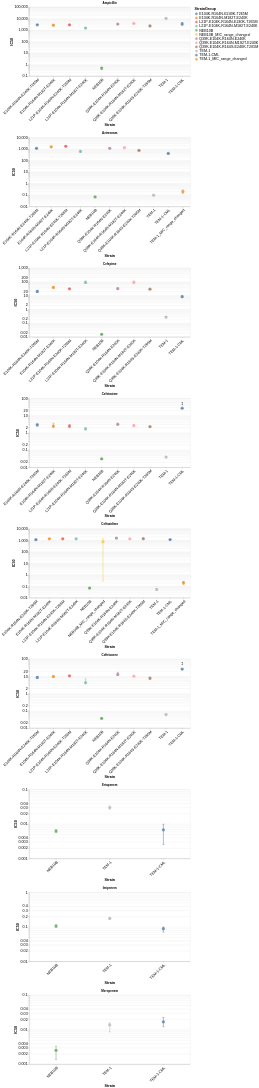

Here is the notebook cell this chart was saved with:
### Code cell
#### Graphes the IC50 values for each with a confindence interval
    ### looks like it pulls growth_features

final_chart = alt.vconcat()
for drug in sorted(growth_features['Antibiotic'].unique()):
    select_cols = ['Strain','Antibiotic','Status','IC50','IC50_ci_lower','IC50_ci_upper', 'insufficient_drug']
    filtered_growth_features = growth_features[select_cols]
    filtered_growth_features = filtered_growth_features.query(f'Antibiotic == "{drug}" & Status == "PASS"')
    filtered_growth_features['StrainGroup'] = filtered_growth_features['Strain']#.str.extract(r'(\D+)')

    base = alt.Chart(filtered_growth_features).encode(
        x=alt.X('Strain', axis=alt.Axis(labelAngle=-45, labelLimit=0)),
    ).properties(width=700, height=300)

    ic50 = base.encode(
        y=alt.Y('IC50:Q', scale=alt.Scale(type="log")),
        color=alt.Color("StrainGroup:N")
    ).mark_point(filled=True, size=200)

    error_bars = base.mark_errorbar(ticks=True, size=10, thickness=2).encode(
        alt.Y("IC50_ci_lower:Q", scale=alt.Scale(type="log")).title('IC50'),
        alt.Y2("IC50_ci_upper:Q"),
        color='StrainGroup'
    )

    # Create a dagger symbol on the bars with insufficient_drug flag is true
    dagger = base.mark_text(align='center', baseline='middle', fontSize=14, color='black', fontWeight='bold', dy=-20, dx=0).encode(
        y=alt.Y('IC50'),
        text=alt.condition(
            alt.datum.insufficient_drug, if_true=alt.value("‡"), if_false=alt.value("")
            )
    )

    layered_chart = alt.layer(ic50, error_bars, dagger).properties(title=drug)
    final_chart &= layered_chart

final_chart = final_chart.resolve_scale(y='independent', x='independent').configure_axis(
    labelFontSize=16,
    titleFontSize=16,
).configure_title(
    fontSize=16,
    anchor='middle',
).configure_legend(
    titleFontSize=16,
    labelFontSize=16,
    labelLimit=0,
    symbolLimit=50,
)

final_chart = final_chart.configure_title(anchor='middle')
final_chart.save(PROJECT_PATH / PROJECT_ID / 'figures' / f'IC50 combined.png', scale_factor=2)
final_chart.show()

### Figure 1 — Vega-Lite specification as saved in the notebook (floating-point values rounded to 4 significant figures)
{"config": {"view": {"continuousWidth": 300, "continuousHeight": 300}, "axis": {"labelFontSize": 16, "titleFontSize": 16}, "legend": {"labelFontSize": 16, "labelLimit": 0, "symbolLimit": 50, "titleFontSize": 16}, "title": {"anchor": "middle"}}, "vconcat": [{"layer": [{"mark": {"type": "point", "filled": true, "size": 200}, "encoding": {"color": {"field": "StrainGroup", "type": "nominal"}, "x": {"axis": {"labelAngle": -45, "labelLimit": 0}, "field": "Strain", "type": "nominal"}, "y": {"field": "IC50", "scale": {"type": "log"}, "type": "quantitative"}}}, {"mark": {"type": "errorbar", "size": 10, "thickness": 2, "ticks": true}, "encoding": {"color": {"field": "StrainGroup", "type": "nominal"}, "x": {"axis": {"labelAngle": -45, "labelLimit": 0}, "field": "Strain", "type": "nominal"}, "y": {"field": "IC50_ci_lower", "scale": {"type": "log"}, "title": "IC50", "type": "quantitative"}, "y2": {"field": "IC50_ci_upper"}}}, {"mark": {"type": "text", "align": "center", "baseline": "middle", "color": "black", "dx": 0, "dy": -20, "fontSize": 14, "fontWeight": "bold"}, "encoding": {"text": {"condition": {"test": "datum.insufficient_drug", "value": "‡"}, "value": ""}, "x": {"axis": {"labelAngle": -45, "labelLimit": 0}, "field": "Strain", "type": "nominal"}, "y": {"field": "IC50", "type": "quantitative"}}}], "height": 300, "title": "Ampicillin", "width": 700}, {"layer": [{"mark": {"type": "point", "filled": true, "size": 200}, "encoding": {"color": {"field": "StrainGroup", "type": "nominal"}, "x": {"axis": {"labelAngle": -45, "labelLimit": 0}, "field": "Strain", "type": "nominal"}, "y": {"field": "IC50", "scale": {"type": "log"}, "type": "quantitative"}}}, {"mark": {"type": "errorbar", "size": 10, "thickness": 2, "ticks": true}, "encoding": {"color": {"field": "StrainGroup", "type": "nominal"}, "x": {"axis": {"labelAngle": -45, "labelLimit": 0}, "field": "Strain", "type": "nominal"}, "y": {"field": "IC50_ci_lower", "scale": {"type": "log"}, "title": "IC50", "type": "quantitative"}, "y2": {"field": "IC50_ci_upper"}}}, {"mark": {"type": "text", "align": "center", "baseline": "middle", "color": "black", "dx": 0, "dy": -20, "fontSize": 14, "fontWeight": "bold"}, "encoding": {"text": {"condition": {"test": "datum.insufficient_drug", "value": "‡"}, "value": ""}, "x": {"axis": {"labelAngle": -45, "labelLimit": 0}, "field": "Strain", "type": "nominal"}, "y": {"field": "IC50", "type": "quantitative"}}}], "data": {"name": "data-9d7eef9804a2f87805f501f404679a8c"}, "height": 300, "title": "Aztreonam", "width": 700}, {"layer": [{"mark": {"type": "point", "filled": true, "size": 200}, "encoding": {"color": {"field": "StrainGroup", "type": "nominal"}, "x": {"axis": {"labelAngle": -45, "labelLimit": 0}, "field": "Strain", "type": "nominal"}, "y": {"field": "IC50", "scale": {"type": "log"}, "type": "quantitative"}}}, {"mark": {"type": "errorbar", "size": 10, "thickness": 2, "ticks": true}, "encoding": {"color": {"field": "StrainGroup", "type": "nominal"}, "x": {"axis": {"labelAngle": -45, "labelLimit": 0}, "field": "Strain", "type": "nominal"}, "y": {"field": "IC50_ci_lower", "scale": {"type": "log"}, "title": "IC50", "type": "quantitative"}, "y2": {"field": "IC50_ci_upper"}}}, {"mark": {"type": "text", "align": "center", "baseline": "middle", "color": "black", "dx": 0, "dy": -20, "fontSize": 14, "fontWeight": "bold"}, "encoding": {"text": {"condition": {"test": "datum.insufficient_drug", "value": "‡"}, "value": ""}, "x": {"axis": {"labelAngle": -45, "labelLimit": 0}, "field": "Strain", "type": "nominal"}, "y": {"field": "IC50", "type": "quantitative"}}}], "data": {"name": "data-707dd81d335b2438f5573a5fe9efef8d"}, "height": 300, "title": "Cefepime", "width": 700}, {"layer": [{"mark": {"type": "point", "filled": true, "size": 200}, "encoding": {"color": {"field": "StrainGroup", "type": "nominal"}, "x": {"axis": {"labelAngle": -45, "labelLimit": 0}, "field": "Strain", "type": "nominal"}, "y": {"field": "IC50", "scale": {"type": "log"}, "type": "quantitative"}}}, {"mark": {"type": "errorbar", "size": 10, "thickness": 2, "ticks": true}, "encoding": {"color": {"field": "StrainGroup", "type": "nominal"}, "x": {"axis": {"labelAngle": -45, "labelLimit": 0}, "field": "Strain", "type": "nominal"}, "y": {"field": "IC50_ci_lower", "scale": {"type": "log"}, "title": "IC50", "type": "quantitative"}, "y2": {"field": "IC50_ci_upper"}}}, {"mark": {"type": "text", "align": "center", "baseline": "middle", "color": "black", "dx": 0, "dy": -20, "fontSize": 14, "fontWeight": "bold"}, "encoding": {"text": {"condition": {"test": "datum.insufficient_drug", "value": "‡"}, "value": ""}, "x": {"axis": {"labelAngle": -45, "labelLimit": 0}, "field": "Strain", "type": "nominal"}, "y": {"field": "IC50", "type": "quantitative"}}}], "data": {"name": "data-8c4e6114e4aae5102ab9148e56f833ce"}, "height": 300, "title": "Cefotaxime", "width": 700}, {"layer": [{"mark": {"type": "point", "filled": true, "size": 200}, "encoding": {"color": {"field": "StrainGroup", "type": "nominal"}, "x": {"axis": {"labelAngle": -45, "labelLimit": 0}, "field": "Strain", "type": "nominal"}, "y": {"field": "IC50", "scale": {"type": "log"}, "type": "quantitative"}}}, {"mark": {"type": "errorbar", "size": 10, "thickness": 2, "ticks": true}, "encoding": {"color": {"field": "StrainGroup", "type": "nominal"}, "x": {"axis": {"labelAngle": -45, "labelLimit": 0}, "field": "Strain", "type": "nominal"}, "y": {"field": "IC50_ci_lower", "scale": {"type": "log"}, "title": "IC50", "type": "quantitative"}, "y2": {"field": "IC50_ci_upper"}}}, {"mark": {"type": "text", "align": "center", "baseline": "middle", "color": "black", "dx": 0, "dy": -20, "fontSize": 14, "fontWeight": "bold"}, "encoding": {"text": {"condition": {"test": "datum.insufficient_drug", "value": "‡"}, "value": ""}, "x": {"axis": {"labelAngle": -45, "labelLimit": 0}, "field": "Strain", "type": "nominal"}, "y": {"field": "IC50", "type": "quantitative"}}}], "data": {"name": "data-af6c6a22333da95b7aa9a5d14e385fab"}, "height": 300, "title": "Ceftazidime", "width": 700}, {"layer": [{"mark": {"type": "point", "filled": true, "size": 200}, "encoding": {"color": {"field": "StrainGroup", "type": "nominal"}, "x": {"axis": {"labelAngle": -45, "labelLimit": 0}, "field": "Strain", "type": "nominal"}, "y": {"field": "IC50", "scale": {"type": "log"}, "type": "quantitative"}}}, {"mark": {"type": "errorbar", "size": 10, "thickness": 2, "ticks": true}, "encoding": {"color": {"field": "StrainGroup", "type": "nominal"}, "x": {"axis": {"labelAngle": -45, "labelLimit": 0}, "field": "Strain", "type": "nominal"}, "y": {"field": "IC50_ci_lower", "scale": {"type": "log"}, "title": "IC50", "type": "quantitative"}, "y2": {"field": "IC50_ci_upper"}}}, {"mark": {"type": "text", "align": "center", "baseline": "middle", "color": "black", "dx": 0, "dy": -20, "fontSize": 14, "fontWeight": "bold"}, "encoding": {"text": {"condition": {"test": "datum.insufficient_drug", "value": "‡"}, "value": ""}, "x": {"axis": {"labelAngle": -45, "labelLimit": 0}, "field": "Strain", "type": "nominal"}, "y": {"field": "IC50", "type": "quantitative"}}}], "data": {"name": "data-84802fc339e57eb0d1e36890017e9031"}, "height": 300, "title": "Ceftriaxone", "width": 700}, {"layer": [{"mark": {"type": "point", "filled": true, "size": 200}, "encoding": {"color": {"field": "StrainGroup", "type": "nominal"}, "x": {"axis": {"labelAngle": -45, "labelLimit": 0}, "field": "Strain", "type": "nominal"}, "y": {"field": "IC50", "scale": {"type": "log"}, "type": "quantitative"}}}, {"mark": {"type": "errorbar", "size": 10, "thickness": 2, "ticks": true}, "encoding": {"color": {"field": "StrainGroup", "type": "nominal"}, "x": {"axis": {"labelAngle": -45, "labelLimit": 0}, "field": "Strain", "type": "nominal"}, "y": {"field": "IC50_ci_lower", "scale": {"type": "log"}, "title": "IC50", "type": "quantitative"}, "y2": {"field": "IC50_ci_upper"}}}, {"mark": {"type": "text", "align": "center", "baseline": "middle", "color": "black", "dx": 0, "dy": -20, "fontSize": 14, "fontWeight": "bold"}, "encoding": {"text": {"condition": {"test": "datum.insufficient_drug", "value": "‡"}, "value": ""}, "x": {"axis": {"labelAngle": -45, "labelLimit": 0}, "field": "Strain", "type": "nominal"}, "y": {"field": "IC50", "type": "quantitative"}}}], "data": {"name": "data-e10fef57688aab96952ba0913d02aad6"}, "height": 300, "title": "Ertapenem", "width": 700}, {"layer": [{"mark": {"type": "point", "filled": true, "size": 200}, "encoding": {"color": {"field": "StrainGroup", "type": "nominal"}, "x": {"axis": {"labelAngle": -45, "labelLimit": 0}, "field": "Strain", "type": "nominal"}, "y": {"field": "IC50", "scale": {"type": "log"}, "type": "quantitative"}}}, {"mark": {"type": "errorbar", "size": 10, "thickness": 2, "ticks": true}, "encoding": {"color": {"field": "StrainGroup", "type": "nominal"}, "x": {"axis": {"labelAngle": -45, "labelLimit": 0}, "field": "Strain", "type": "nominal"}, "y": {"field": "IC50_ci_lower", "scale": {"type": "log"}, "title": "IC50", "type": "quantitative"}, "y2": {"field": "IC50_ci_upper"}}}, {"mark": {"type": "text", "align": "center", "baseline": "middle", "color": "black", "dx": 0, "dy": -20, "fontSize": 14, "fontWeight": "bold"}, "encoding": {"text": {"condition": {"test": "datum.insufficient_drug", "value": "‡"}, "value": ""}, "x": {"axis": {"labelAngle": -45, "labelLimit": 0}, "field": "Strain", "type": "nominal"}, "y": {"field": "IC50", "type": "quantitative"}}}], "data": {"name": "data-feba8899e174ce95b8a8ae3b0340c3e7"}, "height": 300, "title": "Imipenem", "width": 700}, {"layer": [{"mark": {"type": "point", "filled": true, "size": 200}, "encoding": {"color": {"field": "StrainGroup", "type": "nominal"}, "x": {"axis": {"labelAngle": -45, "labelLimit": 0}, "field": "Strain", "type": "nominal"}, "y": {"field": "IC50", "scale": {"type": "log"}, "type": "quantitative"}}}, {"mark": {"type": "errorbar", "size": 10, "thickness": 2, "ticks": true}, "encoding": {"color": {"field": "StrainGroup", "type": "nominal"}, "x": {"axis": {"labelAngle": -45, "labelLimit": 0}, "field": "Strain", "type": "nominal"}, "y": {"field": "IC50_ci_lower", "scale": {"type": "log"}, "title": "IC50", "type": "quantitative"}, "y2": {"field": "IC50_ci_upper"}}}, {"mark": {"type": "text", "align": "center", "baseline": "middle", "color": "black", "dx": 0, "dy": -20, "fontSize": 14, "fontWeight": "bold"}, "encoding": {"text": {"condition": {"test": "datum.insufficient_drug", "value": "‡"}, "value": ""}, "x": {"axis": {"labelAngle": -45, "labelLimit": 0}, "field": "Strain", "type": "nominal"}, "y": {"field": "IC50", "type": "quantitative"}}}], "data": {"name": "data-6974a293d837c1ff70008d1312c07e5e"}, "height": 300, "title": "Meropenem", "width": 700}], "data": {"name": "data-2188cb482ac7347aaed877fb1ebbd3ae"}, "resolve": {"scale": {"x": "independent", "y": "independent"}}, "$schema": "https://vega.github.io/schema/vega-lite/v6.1.0.json", "datasets": {"data-2188cb482ac7347aaed877fb1ebbd3ae": [{"Strain": "NEB10B", "Antibiotic": "Ampicillin", "Status": "PASS", "IC50": 0.5034, "IC50_ci_lower": 0.3741, "IC50_ci_upper": 0.6077, "insufficient_drug": false, "StrainGroup": "NEB10B"}, {"Strain": "TEM-1", "Antibiotic": "Ampicillin", "Status": "PASS", "IC50": 10320.0, "IC50_ci_lower": 9399.0, "IC50_ci_upper": 11740.0, "insufficient_drug": false, "StrainGroup": "TEM-1"}, {"Strain": "TEM-1-CML", "Antibiotic": "Ampicillin", "Status": "PASS", "IC50": 3437.0, "IC50_ci_lower": 2693.0, "IC50_ci_upper": 4810.0, "insufficient_drug": false, "StrainGroup": "TEM-1-CML"}, {"Strain": "E104K-R164N-M182T-E240K", "Antibiotic": "Ampicillin", "Status": "PASS", "IC50": 2675.0, "IC50_ci_lower": 2472.0, "IC50_ci_upper": 2894.0, "insufficient_drug": false, "StrainGroup": "E104K-R164N-M182T-E240K"}, {"Strain": "L21P-E104K-R164N-E240K-T265M", "Antibiotic": "Ampicillin", "Status": "PASS", "IC50": 2921.0, "IC50_ci_lower": 2602.0, "IC50_ci_upper": 3280.0, "insufficient_drug": false, "StrainGroup": "L21P-E104K-R164N-E240K-T265M"}, {"Strain": "Q39K-E104K-R164S-E240K-T265M", "Antibiotic": "Ampicillin", "Status": "PASS", "IC50": 2340.0, "IC50_ci_lower": 2161.0, "IC50_ci_upper": 2508.0, "insufficient_drug": false, "StrainGroup": "Q39K-E104K-R164S-E240K-T265M"}, {"Strain": "E104K-R164N-E240K-T265M", "Antibiotic": "Ampicillin", "Status": "PASS", "IC50": 2922.0, "IC50_ci_lower": 2873.0, "IC50_ci_upper": 2966.0, "insufficient_drug": false, "StrainGroup": "E104K-R164N-E240K-T265M"}, {"Strain": "Q39K-E104K-R164N-E240K", "Antibiotic": "Ampicillin", "Status": "PASS", "IC50": 3379.0, "IC50_ci_lower": 3316.0, "IC50_ci_upper": 3423.0, "insufficient_drug": false, "StrainGroup": "Q39K-E104K-R164N-E240K"}, {"Strain": "Q39K-E104K-R164N-M182T-E240K", "Antibiotic": "Ampicillin", "Status": "PASS", "IC50": 3830.0, "IC50_ci_lower": 3580.0, "IC50_ci_upper": 4039.0, "insufficient_drug": false, "StrainGroup": "Q39K-E104K-R164N-M182T-E240K"}, {"Strain": "L21P-E104K-R164N-M182T-E240K", "Antibiotic": "Ampicillin", "Status": "PASS", "IC50": 1503.0, "IC50_ci_lower": 1420.0, "IC50_ci_upper": 1619.0, "insufficient_drug": false, "StrainGroup": "L21P-E104K-R164N-M182T-E240K"}], "data-9d7eef9804a2f87805f501f404679a8c": [{"Strain": "TEM-1_MIC_range_changed", "Antibiotic": "Aztreonam", "Status": "PASS", "IC50": 0.2013, "IC50_ci_lower": 0.1335, "IC50_ci_upper": 0.2814, "insufficient_drug": false, "StrainGroup": "TEM-1_MIC_range_changed"}, {"Strain": "TEM-1-CML", "Antibiotic": "Aztreonam", "Status": "PASS", "IC50": 411.8, "IC50_ci_lower": 404.1, "IC50_ci_upper": 418.5, "insufficient_drug": false, "StrainGroup": "TEM-1-CML"}, {"Strain": "E104K-R164N-M182T-E240K", "Antibiotic": "Aztreonam", "Status": "PASS", "IC50": 1543.0, "IC50_ci_lower": 1388.0, "IC50_ci_upper": 1653.0, "insufficient_drug": false, "StrainGroup": "E104K-R164N-M182T-E240K"}, {"Strain": "L21P-E104K-R164N-E240K-T265M", "Antibiotic": "Aztreonam", "Status": "PASS", "IC50": 1745.0, "IC50_ci_lower": 1637.0, "IC50_ci_upper": 1897.0, "insufficient_drug": false, "StrainGroup": "L21P-E104K-R164N-E240K-T265M"}, {"Strain": "Q39K-E104K-R164S-E240K-T265M", "Antibiotic": "Aztreonam", "Status": "PASS", "IC50": 759.6, "IC50_ci_lower": 735.7, "IC50_ci_upper": 782.6, "insufficient_drug": false, "StrainGroup": "Q39K-E104K-R164S-E240K-T265M"}, {"Strain": "E104K-R164N-E240K-T265M", "Antibiotic": "Aztreonam", "Status": "PASS", "IC50": 1143.0, "IC50_ci_lower": 1071.0, "IC50_ci_upper": 1238.0, "insufficient_drug": false, "StrainGroup": "E104K-R164N-E240K-T265M"}, {"Strain": "Q39K-E104K-R164N-E240K", "Antibiotic": "Aztreonam", "Status": "PASS", "IC50": 1152.0, "IC50_ci_lower": 1139.0, "IC50_ci_upper": 1255.0, "insufficient_drug": false, "StrainGroup": "Q39K-E104K-R164N-E240K"}, {"Strain": "Q39K-E104K-R164N-M182T-E240K", "Antibiotic": "Aztreonam", "Status": "PASS", "IC50": 1298.0, "IC50_ci_lower": 1236.0, "IC50_ci_upper": 1351.0, "insufficient_drug": false, "StrainGroup": "Q39K-E104K-R164N-M182T-E240K"}, {"Strain": "L21P-E104K-R164N-M182T-E240K", "Antibiotic": "Aztreonam", "Status": "PASS", "IC50": 619.8, "IC50_ci_lower": 534.6, "IC50_ci_upper": 728.1, "insufficient_drug": false, "StrainGroup": "L21P-E104K-R164N-M182T-E240K"}, {"Strain": "NEB10B", "Antibiotic": "Aztreonam", "Status": "PASS", "IC50": 0.06923, "IC50_ci_lower": 0.06534, "IC50_ci_upper": 0.07259, "insufficient_drug": false, "StrainGroup": "NEB10B"}, {"Strain": "TEM-1", "Antibiotic": "Aztreonam", "Status": "PASS", "IC50": 0.09649, "IC50_ci_lower": 0.08719, "IC50_ci_upper": 0.1009, "insufficient_drug": false, "StrainGroup": "TEM-1"}], "data-707dd81d335b2438f5573a5fe9efef8d": [{"Strain": "NEB10B", "Antibiotic": "Cefepime", "Status": "PASS", "IC50": 0.01546, "IC50_ci_lower": 0.01433, "IC50_ci_upper": 0.01653, "insufficient_drug": false, "StrainGroup": "NEB10B"}, {"Strain": "TEM-1", "Antibiotic": "Cefepime", "Status": "PASS", "IC50": 0.2739, "IC50_ci_lower": 0.2325, "IC50_ci_upper": 0.3182, "insufficient_drug": false, "StrainGroup": "TEM-1"}, {"Strain": "TEM-1-CML", "Antibiotic": "Cefepime", "Status": "PASS", "IC50": 8.351, "IC50_ci_lower": 7.582, "IC50_ci_upper": 9.469, "insufficient_drug": false, "StrainGroup": "TEM-1-CML"}, {"Strain": "E104K-R164N-M182T-E240K", "Antibiotic": "Cefepime", "Status": "PASS", "IC50": 39.07, "IC50_ci_lower": 35.49, "IC50_ci_upper": 43.35, "insufficient_drug": false, "StrainGroup": "E104K-R164N-M182T-E240K"}, {"Strain": "L21P-E104K-R164N-E240K-T265M", "Antibiotic": "Cefepime", "Status": "PASS", "IC50": 30.84, "IC50_ci_lower": 29.23, "IC50_ci_upper": 32.35, "insufficient_drug": false, "StrainGroup": "L21P-E104K-R164N-E240K-T265M"}, {"Strain": "Q39K-E104K-R164S-E240K-T265M", "Antibiotic": "Cefepime", "Status": "PASS", "IC50": 29.18, "IC50_ci_lower": 27.55, "IC50_ci_upper": 30.98, "insufficient_drug": false, "StrainGroup": "Q39K-E104K-R164S-E240K-T265M"}, {"Strain": "E104K-R164N-E240K-T265M", "Antibiotic": "Cefepime", "Status": "PASS", "IC50": 19.68, "IC50_ci_lower": 16.13, "IC50_ci_upper": 23.52, "insufficient_drug": false, "StrainGroup": "E104K-R164N-E240K-T265M"}, {"Strain": "Q39K-E104K-R164N-E240K", "Antibiotic": "Cefepime", "Status": "PASS", "IC50": 31.69, "IC50_ci_lower": 28.74, "IC50_ci_upper": 35.93, "insufficient_drug": false, "StrainGroup": "Q39K-E104K-R164N-E240K"}, {"Strain": "Q39K-E104K-R164N-M182T-E240K", "Antibiotic": "Cefepime", "Status": "PASS", "IC50": 90.04, "IC50_ci_lower": 72.32, "IC50_ci_upper": 114.4, "insufficient_drug": false, "StrainGroup": "Q39K-E104K-R164N-M182T-E240K"}, {"Strain": "L21P-E104K-R164N-M182T-E240K", "Antibiotic": "Cefepime", "Status": "PASS", "IC50": 90.04, "IC50_ci_lower": 72.32, "IC50_ci_upper": 114.4, "insufficient_drug": false, "StrainGroup": "L21P-E104K-R164N-M182T-E240K"}], "data-8c4e6114e4aae5102ab9148e56f833ce": [{"Strain": "NEB10B", "Antibiotic": "Cefotaxime", "Status": "PASS", "IC50": 0.0315, "IC50_ci_lower": 0.02826, "IC50_ci_upper": 0.0343, "insufficient_drug": false, "StrainGroup": "NEB10B"}, {"Strain": "TEM-1", "Antibiotic": "Cefotaxime", "Status": "PASS", "IC50": 0.03972, "IC50_ci_lower": 0.03715, "IC50_ci_upper": 0.04187, "insufficient_drug": false, "StrainGroup": "TEM-1"}, {"Strain": "TEM-1-CML", "Antibiotic": "Cefotaxime", "Status": "PASS", "IC50": 26.79, "IC50_ci_lower": 26.79, "IC50_ci_upper": 26.79, "insufficient_drug": true, "StrainGroup": "TEM-1-CML"}, {"Strain": "E104K-R164N-M182T-E240K", "Antibiotic": "Cefotaxime", "Status": "PASS", "IC50": 2.495, "IC50_ci_lower": 2.005, "IC50_ci_upper": 3.693, "insufficient_drug": false, "StrainGroup": "E104K-R164N-M182T-E240K"}, {"Strain": "L21P-E104K-R164N-E240K-T265M", "Antibiotic": "Cefotaxime", "Status": "PASS", "IC50": 2.468, "IC50_ci_lower": 1.996, "IC50_ci_upper": 3.103, "insufficient_drug": false, "StrainGroup": "L21P-E104K-R164N-E240K-T265M"}, {"Strain": "Q39K-E104K-R164S-E240K-T265M", "Antibiotic": "Cefotaxime", "Status": "PASS", "IC50": 2.316, "IC50_ci_lower": 2.114, "IC50_ci_upper": 2.364, "insufficient_drug": false, "StrainGroup": "Q39K-E104K-R164S-E240K-T265M"}, {"Strain": "E104K-R164N-E240K-T265M", "Antibiotic": "Cefotaxime", "Status": "PASS", "IC50": 2.959, "IC50_ci_lower": 2.396, "IC50_ci_upper": 3.071, "insufficient_drug": false, "StrainGroup": "E104K-R164N-E240K-T265M"}, {"Strain": "Q39K-E104K-R164N-E240K", "Antibiotic": "Cefotaxime", "Status": "PASS", "IC50": 3.201, "IC50_ci_lower": 2.724, "IC50_ci_upper": 3.218, "insufficient_drug": false, "StrainGroup": "Q39K-E104K-R164N-E240K"}, {"Strain": "Q39K-E104K-R164N-M182T-E240K", "Antibiotic": "Cefotaxime", "Status": "PASS", "IC50": 2.613, "IC50_ci_lower": 2.342, "IC50_ci_upper": 3.14, "insufficient_drug": false, "StrainGroup": "Q39K-E104K-R164N-M182T-E240K"}, {"Strain": "L21P-E104K-R164N-M182T-E240K", "Antibiotic": "Cefotaxime", "Status": "PASS", "IC50": 1.693, "IC50_ci_lower": 1.54, "IC50_ci_upper": 1.993, "insufficient_drug": false, "StrainGroup": "L21P-E104K-R164N-M182T-E240K"}], "data-af6c6a22333da95b7aa9a5d14e385fab": [{"Strain": "NEB10B_MIC_range_changed", "Antibiotic": "Ceftazidime", "Status": "PASS", "IC50": 745.5, "IC50_ci_lower": 0.2842, "IC50_ci_upper": 1441.0, "insufficient_drug": false, "StrainGroup": "NEB10B_MIC_range_changed"}, {"Strain": "TEM-1_MIC_range_changed", "Antibiotic": "Ceftazidime", "Status": "PASS", "IC50": 0.2046, "IC50_ci_lower": 0.133, "IC50_ci_upper": 0.2709, "insufficient_drug": false, "StrainGroup": "TEM-1_MIC_range_changed"}, {"Strain": "TEM-1-CML", "Antibiotic": "Ceftazidime", "Status": "PASS", "IC50": 1162.0, "IC50_ci_lower": 1140.0, "IC50_ci_upper": 1182.0, "insufficient_drug": false, "StrainGroup": "TEM-1-CML"}, {"Strain": "E104K-R164N-M182T-E240K", "Antibiotic": "Ceftazidime", "Status": "PASS", "IC50": 1350.0, "IC50_ci_lower": 1319.0, "IC50_ci_upper": 1380.0, "insufficient_drug": false, "StrainGroup": "E104K-R164N-M182T-E240K"}, {"Strain": "L21P-E104K-R164N-E240K-T265M", "Antibiotic": "Ceftazidime", "Status": "PASS", "IC50": 1326.0, "IC50_ci_lower": 1284.0, "IC50_ci_upper": 1384.0, "insufficient_drug": false, "StrainGroup": "L21P-E104K-R164N-E240K-T265M"}, {"Strain": "Q39K-E104K-R164S-E240K-T265M", "Antibiotic": "Ceftazidime", "Status": "PASS", "IC50": 1362.0, "IC50_ci_lower": 1294.0, "IC50_ci_upper": 1431.0, "insufficient_drug": false, "StrainGroup": "Q39K-E104K-R164S-E240K-T265M"}, {"Strain": "E104K-R164N-E240K-T265M", "Antibiotic": "Ceftazidime", "Status": "PASS", "IC50": 1119.0, "IC50_ci_lower": 1050.0, "IC50_ci_upper": 1191.0, "insufficient_drug": false, "StrainGroup": "E104K-R164N-E240K-T265M"}, {"Strain": "Q39K-E104K-R164N-E240K", "Antibiotic": "Ceftazidime", "Status": "PASS", "IC50": 1560.0, "IC50_ci_lower": 1459.0, "IC50_ci_upper": 1653.0, "insufficient_drug": false, "StrainGroup": "Q39K-E104K-R164N-E240K"}, {"Strain": "Q39K-E104K-R164N-M182T-E240K", "Antibiotic": "Ceftazidime", "Status": "PASS", "IC50": 1351.0, "IC50_ci_lower": 1294.0, "IC50_ci_upper": 1426.0, "insufficient_drug": false, "StrainGroup": "Q39K-E104K-R164N-M182T-E240K"}, {"Strain": "L21P-E104K-R164N-M182T-E240K", "Antibiotic": "Ceftazidime", "Status": "PASS", "IC50": 1351.0, "IC50_ci_lower": 1294.0, "IC50_ci_upper": 1426.0, "insufficient_drug": false, "StrainGroup": "L21P-E104K-R164N-M182T-E240K"}, {"Strain": "NEB10B", "Antibiotic": "Ceftazidime", "Status": "PASS", "IC50": 0.07, "IC50_ci_lower": 0.06415, "IC50_ci_upper": 0.07478, "insufficient_drug": false, "StrainGroup": "NEB10B"}, {"Strain": "TEM-1", "Antibiotic": "Ceftazidime", "Status": "PASS", "IC50": 0.05257, "IC50_ci_lower": 0.04418, "IC50_ci_upper": 0.06241, "insufficient_drug": false, "StrainGroup": "TEM-1"}], "data-84802fc339e57eb0d1e36890017e9031": [{"Strain": "NEB10B", "Antibiotic": "Ceftriaxone", "Status": "PASS", "IC50": 0.03687, "IC50_ci_lower": 0.03583, "IC50_ci_upper": 0.03818, "insufficient_drug": false, "StrainGroup": "NEB10B"}, {"Strain": "TEM-1", "Antibiotic": "Ceftriaxone", "Status": "PASS", "IC50": 0.06205, "IC50_ci_lower": 0.05581, "IC50_ci_upper": 0.06783, "insufficient_drug": false, "StrainGroup": "TEM-1"}, {"Strain": "TEM-1-CML", "Antibiotic": "Ceftriaxone", "Status": "PASS", "IC50": 26.79, "IC50_ci_lower": 26.79, "IC50_ci_upper": 26.79, "insufficient_drug": true, "StrainGroup": "TEM-1-CML"}, {"Strain": "E104K-R164N-M182T-E240K", "Antibiotic": "Ceftriaxone", "Status": "PASS", "IC50": 9.923, "IC50_ci_lower": 8.631, "IC50_ci_upper": 10.13, "insufficient_drug": false, "StrainGroup": "E104K-R164N-M182T-E240K"}, {"Strain": "L21P-E104K-R164N-E240K-T265M", "Antibiotic": "Ceftriaxone", "Status": "PASS", "IC50": 10.88, "IC50_ci_lower": 10.35, "IC50_ci_upper": 11.27, "insufficient_drug": false, "StrainGroup": "L21P-E104K-R164N-E240K-T265M"}, {"Strain": "Q39K-E104K-R164S-E240K-T265M", "Antibiotic": "Ceftriaxone", "Status": "PASS", "IC50": 8.011, "IC50_ci_lower": 6.546, "IC50_ci_upper": 8.484, "insufficient_drug": false, "StrainGroup": "Q39K-E104K-R164S-E240K-T265M"}, {"Strain": "E104K-R164N-E240K-T265M", "Antibiotic": "Ceftriaxone", "Status": "PASS", "IC50": 8.707, "IC50_ci_lower": 7.596, "IC50_ci_upper": 9.966, "insufficient_drug": false, "StrainGroup": "E104K-R164N-E240K-T265M"}, {"Strain": "Q39K-E104K-R164N-E240K", "Antibiotic": "Ceftriaxone", "Status": "PASS", "IC50": 13.02, "IC50_ci_lower": 11.01, "IC50_ci_upper": 17.7, "insufficient_drug": false, "StrainGroup": "Q39K-E104K-R164N-E240K"}, {"Strain": "Q39K-E104K-R164N-M182T-E240K", "Antibiotic": "Ceftriaxone", "Status": "PASS", "IC50": 10.29, "IC50_ci_lower": 9.971, "IC50_ci_upper": 10.4, "insufficient_drug": false, "StrainGroup": "Q39K-E104K-R164N-M182T-E240K"}, {"Strain": "L21P-E104K-R164N-M182T-E240K", "Antibiotic": "Ceftriaxone", "Status": "PASS", "IC50": 4.395, "IC50_ci_lower": 3.665, "IC50_ci_upper": 7.243, "insufficient_drug": false, "StrainGroup": "L21P-E104K-R164N-M182T-E240K"}], "data-e10fef57688aab96952ba0913d02aad6": [{"Strain": "NEB10B", "Antibiotic": "Ertapenem", "Status": "PASS", "IC50": 0.006254, "IC50_ci_lower": 0.005752, "IC50_ci_upper": 0.006919, "insufficient_drug": false, "StrainGroup": "NEB10B"}, {"Strain": "TEM-1", "Antibiotic": "Ertapenem", "Status": "PASS", "IC50": 0.03005, "IC50_ci_lower": 0.02696, "IC50_ci_upper": 0.03369, "insufficient_drug": false, "StrainGroup": "TEM-1"}, {"Strain": "TEM-1-CML", "Antibiotic": "Ertapenem", "Status": "PASS", "IC50": 0.006841, "IC50_ci_lower": 0.002513, "IC50_ci_upper": 0.009996, "insufficient_drug": false, "StrainGroup": "TEM-1-CML"}], "data-feba8899e174ce95b8a8ae3b0340c3e7": [{"Strain": "NEB10B", "Antibiotic": "Imipenem", "Status": "PASS", "IC50": 0.1061, "IC50_ci_lower": 0.0974, "IC50_ci_upper": 0.1147, "insufficient_drug": false, "StrainGroup": "NEB10B"}, {"Strain": "TEM-1", "Antibiotic": "Imipenem", "Status": "PASS", "IC50": 0.1758, "IC50_ci_lower": 0.1672, "IC50_ci_upper": 0.1847, "insufficient_drug": false, "StrainGroup": "TEM-1"}, {"Strain": "TEM-1-CML", "Antibiotic": "Imipenem", "Status": "PASS", "IC50": 0.08888, "IC50_ci_lower": 0.07099, "IC50_ci_upper": 0.0993, "insufficient_drug": false, "StrainGroup": "TEM-1-CML"}], "data-6974a293d837c1ff70008d1312c07e5e": [{"Strain": "NEB10B", "Antibiotic": "Meropenem", "Status": "PASS", "IC50": 0.00252, "IC50_ci_lower": 0.001347, "IC50_ci_upper": 0.003369, "insufficient_drug": false, "StrainGroup": "NEB10B"}, {"Strain": "TEM-1", "Antibiotic": "Meropenem", "Status": "PASS", "IC50": 0.01374, "IC50_ci_lower": 0.008615, "IC50_ci_upper": 0.01572, "insufficient_drug": false, "StrainGroup": "TEM-1"}, {"Strain": "TEM-1-CML", "Antibiotic": "Meropenem", "Status": "PASS", "IC50": 0.01687, "IC50_ci_lower": 0.01207, "IC50_ci_upper": 0.0229, "insufficient_drug": false, "StrainGroup": "TEM-1-CML"}]}}
